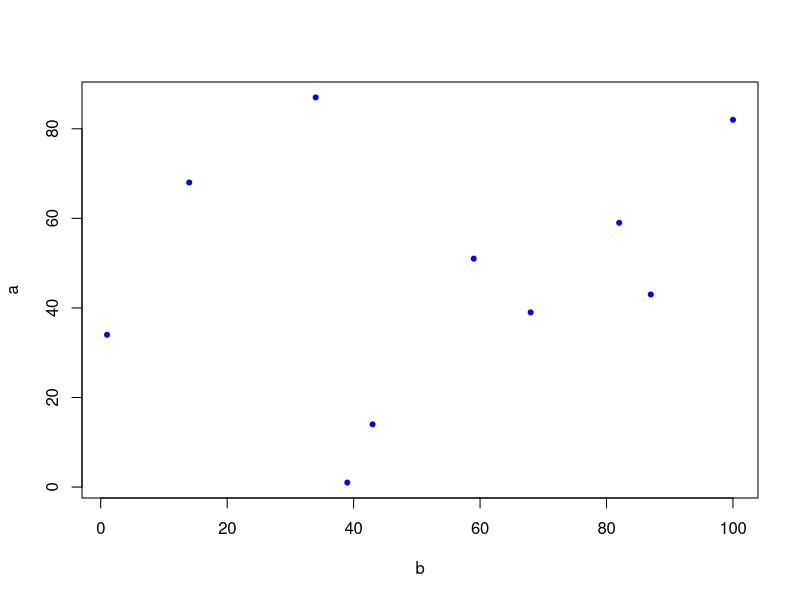

This figure's R source: (Note: this script raises an error after producing the figure.)
# Autocorrelation is a measure of similarity (correlation) between nearby observations
# Pacchetto 'spdep'

# Creiamo due vettori di lunghezza 10 di numeri casuali
set.seed(0)
a<-sample(100, 10)
set.seed(1)
b<-sample(100,10)
plot(a, b, xlab='b', ylab='a', pch=20, col="blue")
cor(a,b)  ## La correlazione è bassa, dato che sono vettori casuali


# Se vogliamo fare la correlazione spaziale, è più difficile perché dobbiamo considerare
# più dimensioni
# Measures of spatial autocorrelation describe the degree two which observations (values)
# at spatial locations, are similar to each other. So we need two things: observations and locations.
# A commonly used statistic that describes spatial autocorrelation is Moran’s I
# Consideriamo il seguente esempio
p<-vect(system.file("ex/lux.shp", package="terra"))  ## Importiamo i dati da 'terra'
p<-p[p$NAME_1=="Diekirch", ]  ## Selezioniamo la variabile NAME_1 con i valori "Diekirch"
p$value<-c(10, 6, 4, 11, 6)  ## Creiamo una nuova variabile
as.data.frame(p)  ## Mostriamo 'p' come dataframe
# Supponiamo di essere interessati all'autocorrelazione spaziale della variabile "AREA"
# If there were spatial autocorrelation, regions of a similar size would be spatially clustered
# 'coordinates' function to get the centroids of the polygons to place the labels
par(mai=c(0,0,0,0))
plot(p, col=2:7)
xy <- centroids(p)
points(xy, cex=6, pch=20, col='white')
text(p, 'ID_2', cex=1.5)
# Here we’ll use adjacency as criterion
w <- adjacent(p, symmetrical=TRUE)  ## Identify cells that are adjacent to a set of raster cells. Or identify adjacent polygons
class(w)
# Plot the links between the polygons.
plot(p, col='gray', border='blue', lwd=2)
p1 <- xy[w[,1], ]
p2 <- xy[w[,2], ]
lines(p1, p2, col='red', lwd=2)


# Moran's Index of Spatial Autocorrelation (spdep package)
ww <-  adjacent(p, "queen", pairs=FALSE)
ww  ## Spatial Weights Matrix
ac <- autocor(p$value, ww, "moran")
ac  ## Autocorrelation Function

# We can make a “Moran scatter plot” to visualize spatial autocorrelation
n <- length(p)
ms <- cbind(id=rep(1:n, each=n), y=rep(y, each=n), value=as.vector(wm * y))
ms <- ms[ms[,3] > 0, ]
ams <- aggregate(ms[,2:3], list(ms[,1]), FUN=mean)
ams <- ams[,-1]
colnames(ams) <- c('y', 'spatially lagged y')
head(ams)
plot(ams, pch=20, col="red", cex=2)
reg <- lm(ams[,2] ~ ams[,1])
abline(reg, lwd=2)
abline(h=mean(ams[,2]), lt=2)
abline(v=ybar, lt=2)




